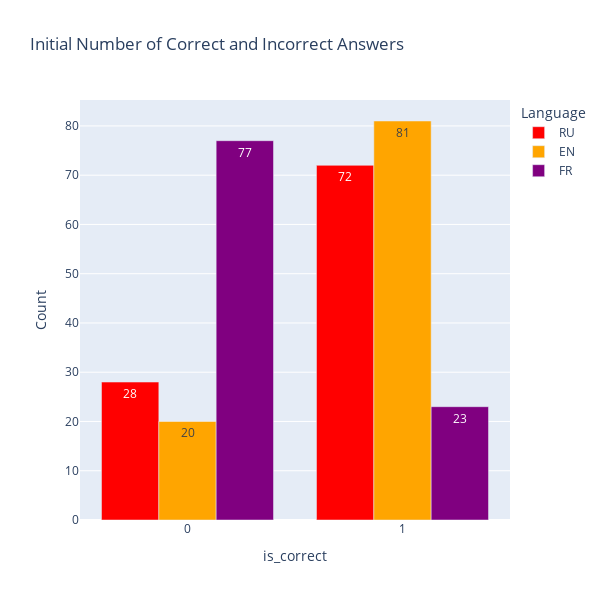

The notebook cell saved with this chart:
### Code cell
import plotly.graph_objects as go
from collections import Counter

def count_zeros_and_ones(dataset):
    return Counter(dataset['is_coorect'])

ru_counts = count_zeros_and_ones(ru)
en_counts = count_zeros_and_ones(en)
fr_counts = count_zeros_and_ones(fr)

fig = go.Figure()

fig.add_trace(go.Bar(
    x=['0', '1'],
    y=[ru_counts[0], ru_counts[1]],
    name='RU',
    marker_color='red',
    text=[ru_counts[0], ru_counts[1]],  # Add text to display counts
    textposition='auto'  # Position the text automatically
))

fig.add_trace(go.Bar(
    x=['0', '1'],
    y=[en_counts[0], en_counts[1]],
    name='EN',
    marker_color='orange',
    text=[en_counts[0], en_counts[1]],  # Add text to display counts
    textposition='auto'  # Position the text automatically
))

fig.add_trace(go.Bar(
    x=['0', '1'],
    y=[fr_counts[0], fr_counts[1]],
    name='FR',
    marker_color='purple',
    text=[fr_counts[0], fr_counts[1]],  # Add text to display counts
    textposition='auto'  # Position the text automatically
))

fig.update_layout(
    title='Initial Number of Correct and Incorrect Answers',
    xaxis_title='is_correct',
    yaxis_title='Count',
    barmode='group',  
    legend_title_text='Language',
    width=600,
    height=600 
)

fig.show()

### Figure 1 — Plotly figure (JSON) as saved in the notebook; plotly's stock layout.template omitted (floating-point values rounded to 4 significant figures)
{"data": [{"marker": {"color": "red"}, "name": "RU", "text": ["28", "72"], "textposition": "auto", "type": "bar", "x": ["0", "1"], "y": [28, 72]}, {"marker": {"color": "orange"}, "name": "EN", "text": ["20", "81"], "textposition": "auto", "type": "bar", "x": ["0", "1"], "y": [20, 81]}, {"marker": {"color": "purple"}, "name": "FR", "text": ["77", "23"], "textposition": "auto", "type": "bar", "x": ["0", "1"], "y": [77, 23]}], "layout": {"barmode": "group", "height": 600, "legend": {"title": {"text": "Language"}}, "title": {"text": "Initial Number of Correct and Incorrect Answers"}, "width": 600, "xaxis": {"title": {"text": "is_correct"}}, "yaxis": {"title": {"text": "Count"}}}}
